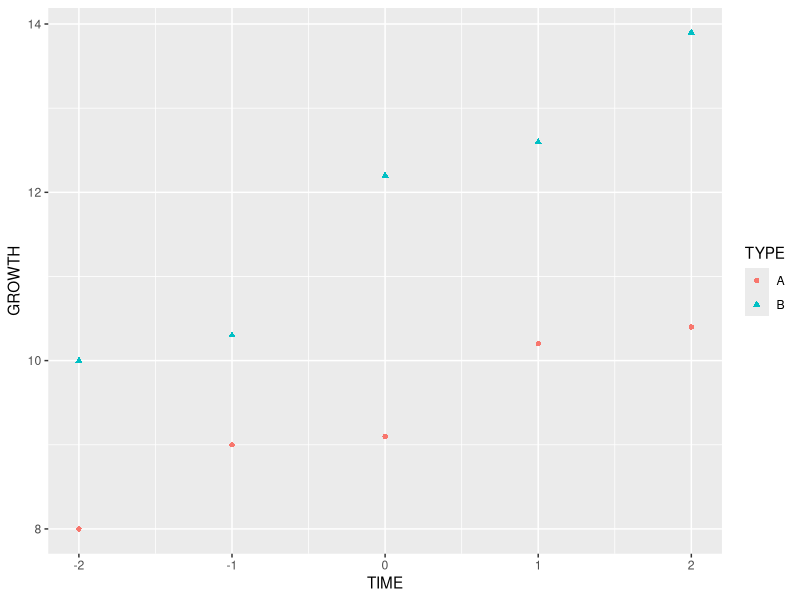
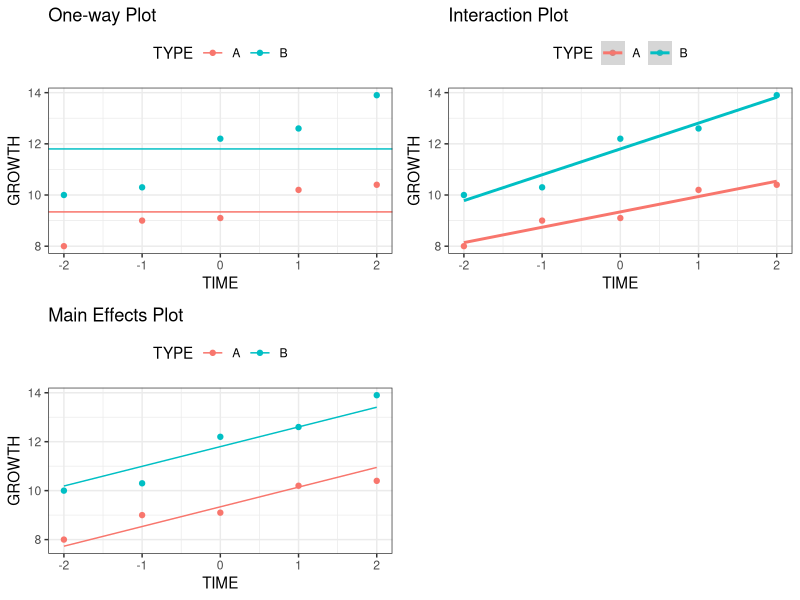

R code for these plots, in order:
## ---- chunk 1
GROWTH = c(8.0, 9.0, 9.1, 10.2, 10.4, 10.0, 10.3, 12.2, 12.6, 13.9)
TIME = rep(-2:2, 2)
TYPE = factor(rep(c("A", "B"), each = 5))
bacteria = data.frame(TIME, GROWTH, TYPE)
## ---- chunk 2
library(ggplot2)
gg_bacteria <- ggplot(bacteria,
                    mapping = aes(x = TIME, y = GROWTH,
                                  color = TYPE, shape = TYPE)) #+ 
                     # geom_smooth(method='lm', ) # to add lm and CI band
gg_bacteria + geom_point()

## ---- chunk 3
# explore one-way data
# mean(bacteria$GROWTH[TYPE =='A'])
# mean(bacteria$GROWTH[TYPE =='B'])
# boxplot of one-way data
# boxplot(GROWTH~TYPE, col= rainbow(2), main = 'one-way model for GROWTH using TYPE')

# let R do it for us
# fit one-way model
lmod = lm(GROWTH ~ TYPE, data = bacteria)
summary(lmod) # only shows mean for one type (A) because of how r does factors

# do it by hand
# use tapply to find mean of each group
#tapply(bacteria$GROWTH, bacteria$TYPE, mean) 

#A = with(bacteria, (TYPE == levels(TYPE) [1]) + 0)
#B = with(bacteria, (TYPE == levels(TYPE) [2]) + 0)
#head(data.frame(TYPE = bacteria$TYPE, A, B))

#lm(GROWTH ~ B, data = bacteria)
## ---- chunk 4
lmodME = lm(GROWTH ~ TIME + TYPE, bacteria)
coef(lmodME)
## ---- chunk 5
lmodI = lm(GROWTH ~ TYPE*TIME, data = bacteria)
coef(lmodI)
## ---- chunk 6
# ONE-WAY MODEL
# using ggplot2
mean_growth = tapply(bacteria$GROWTH, bacteria$TYPE, mean) # compute mean lifeExpF for each group
# create data frame with means for each group
mean_df = data.frame(TYPE = names(mean_growth), mean = mean_growth)

p1 = ggplot(bacteria, aes(x = TIME, y = GROWTH, col = TYPE)) + geom_point() + geom_hline(aes(yintercept = mean, col = TYPE), mean_df) + theme_bw() + theme(legend.position="top") +  ggtitle("One-way Plot")

# MAIN EFFECTS MODEL
lmodm = lm(GROWTH ~ TIME + TYPE, bacteria)
predx = unlist(tapply(bacteria$TIME, bacteria$TYPE, function(x) seq(min(x), max(x), len = 2)))

# associated group for each x-value
g = rep(c("A", "B"), each = 2)
# predit response for each combination of x, group
predy = predict(lmodm, newdata = data.frame(TIME = predx, TYPE = g))
# combine together
fitted_df = data.frame(TIME = predx, TYPE = g, GROWTH = predy)
# plot main effects/ancova model using ggplot2
p2 = ggplot(bacteria, aes(x = TIME, y = GROWTH, col = TYPE)) + geom_point() + geom_line(data = fitted_df, aes(x = TIME, y = GROWTH)) + theme_bw()  + theme(legend.position="top") + ggtitle("Main Effects Plot")


# INTERACTION PLOT
lmodi = lm(GROWTH ~ TIME*TYPE, data = bacteria)
coef(lmodi) # coefficients

# plot separate lines/interaction model
# using ggplot2
p3 = ggplot(bacteria, aes(x = TIME, y = GROWTH, col = TYPE)) + geom_point() + geom_smooth(method = "lm", level = 0) + theme_bw() + theme(legend.position="top") + ggtitle("Interaction Plot")

# COMBINE
multiplot <- function(..., plotlist=NULL, file, cols=1, layout=NULL) {
  library(grid)

  # Make a list from the ... arguments and plotlist
  plots <- c(list(...), plotlist)

  numPlots = length(plots)

  # If layout is NULL, then use 'cols' to determine layout
  if (is.null(layout)) {
    # Make the panel
    # ncol: Number of columns of plots
    # nrow: Number of rows needed, calculated from # of cols
    layout <- matrix(seq(1, cols * ceiling(numPlots/cols)),
                    ncol = cols, nrow = ceiling(numPlots/cols))
  }

 if (numPlots==1) {
    print(plots[[1]])

  } else {
    # Set up the page
    grid.newpage()
    pushViewport(viewport(layout = grid.layout(nrow(layout), ncol(layout))))

    # Make each plot, in the correct location
    for (i in 1:numPlots) {
      # Get the i,j matrix positions of the regions that contain this subplot
      matchidx <- as.data.frame(which(layout == i, arr.ind = TRUE))

      print(plots[[i]], vp = viewport(layout.pos.row = matchidx$row,
                                      layout.pos.col = matchidx$col))
    }
  }
}

multiplot(p1, p2, p3, cols=2)
